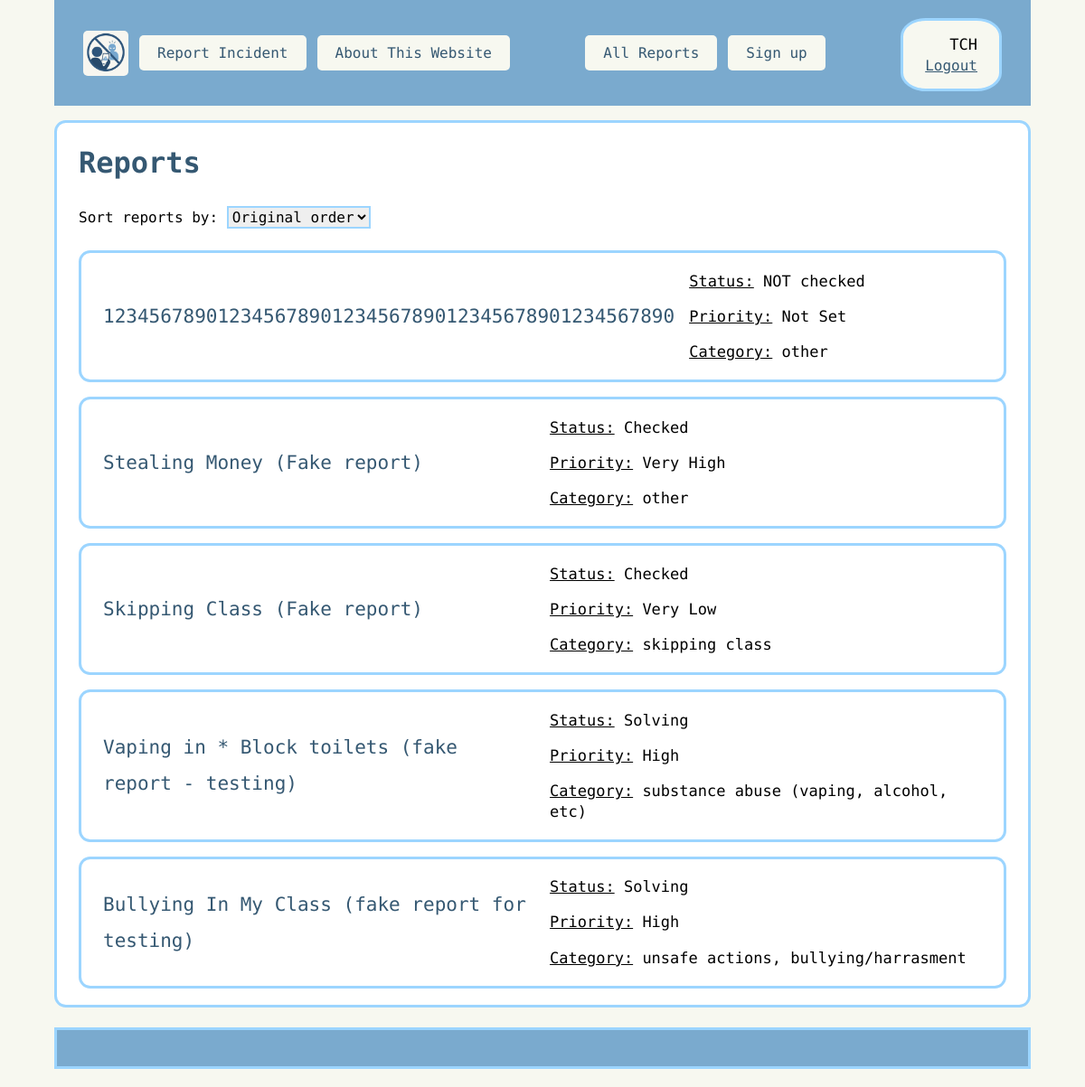
The page /view (signed in) on the database its author committed.
### routes.py (models this page shows, shortened)
class User(UserMixin, db.Model):
    __tablename__ = "User"
    user_id = db.Column(db.Integer, primary_key=True)
    user_name = db.Column(db.String, nullable=False, unique=True)
    password = db.Column(db.String, nullable=False )
    teacher_code = db.Column(db.String, nullable=False, unique=True)
    admin = db.Column(db.Integer, nullable=False, default=0)

class Reports(db.Model):
    __tablename__ = "Reports"
    report_id = db.Column(db.Integer, primary_key=True)
    report_title = db.Column(db.String, nullable=False)
    report_detail = db.Column(db.String, nullable=False)
    report_time = db.Column(db.String, nullable=False)
    status_id = db.Column(db.Integer, db.ForeignKey("Status.status_id"), nullable=True)
    status = db.relationship("Status", backref="reports")
    priority_id = db.Column(db.Integer, db.ForeignKey("Priority.priority_id"), nullable=True)
    priority = db.relationship("Priority", backref="reports")
    types = db.relationship("Type", secondary=Report_Type, backref="reports")

class Status(db.Model):
    __tablename__ = "Status"
    status_id = db.Column(db.Integer, primary_key=True)
    status = db.Column(db.String, nullable=False)

class Priority(db.Model):
    __tablename__ = "Priority"
    priority_id = db.Column(db.Integer, primary_key=True)
    priority = db.Column(db.String, nullable=False)

class Type(db.Model):
    __tablename__ = "Type"
    type_id = db.Column(db.Integer, primary_key=True)
    type = db.Column(db.String, nullable=False)

### routes.py (the view)
@app.route("/view", methods=["GET"])
@login_required # only be accessed if the user is logged in
def view():
    sort = request.args.get("sort", "original") # check how the user wants to sort
    if sort == "status":
        reports = Reports.query.join(Status).order_by(Status.status_id.desc()).all()
    elif sort == "type":
        reports = Reports.query.join(Reports.types).order_by(Type.type.asc()).all()
    elif sort == "priority":
        reports = Reports.query.join(Priority).order_by(Priority.priority_id.desc()).all()
    else:
        reports = Reports.query.order_by(Reports.report_id.desc()).all()
    status = Status.query.all()
    types = Type.query.all()
    priority = Priority.query.all()
    return render_template(
        "view.html", reports=reports, status=status, types=types, sort=sort, priority=priority
    )

### routes.py (called while the page is built)
@login_manager.user_loader
def load_user(user_id): # look for user based on user_id
    return User.query.get(user_id)

### templates/view.html (shortened to what this page needs)
{% extends "layout.html" %}
{% block content %}
<div class="words">
    <div class="block">
        <h1>Reports</h1>
        <div class="sorting">
            <form method="get" action="/view" id="sortForm">
                <label for="sort">Sort reports by:</label>
                <select id="sort" name="sort" onchange="this.form.submit()">
                    <option value="original" {% if sort == 'original' %}selected{% endif %}>Original order</option>
                </select>
            </form>
        </div>
        {% for report in reports %}
            <div class="reports">
                <a href="http://127.0.0.1:5000/edit/{{ report.report_id }}" class="report_name">{{ report.report_title }}</a>
                <div class="right_info">
                    <p>
                    <u>Status:</u>
                    {% if report.status %}
                        {{ report.status.status }}
                    {% else %}
                        No status
                    {% endif %}
                    </p>
                    <p>
                    <u>Priority:</u>
                    {% if report.priority %}
                        {{ report.priority.priority }}
                    {% else %}
                        No priority set
                    {% endif %}
                    </p>
                    <p>
                    <u>Category:</u>
                    {% if report.types %}
                        {% for t in report.types %}
                            {{ t.type }}{% if not loop.last %}, {% endif %}
                        {% endfor %}
                    {% else %}
                        No type
                    {% endif %}
                    </p>
                </div>
            </div>
        {% endfor %}
    </div>
</div>
{% endblock %}

### templates/layout.html (shortened to what this page needs)
<!DOCTYPE html>
<html lang="en">
<head>
    <link rel="stylesheet" href="../static/style.css">
</head>
<body>
    <header>{% include "header.html" %}</header>
    <main>
        {% block content %}
        {% endblock %}
    </main>
    <footer>{% include "footer.html" %}</footer>
</body>
</html>

### templates/header.html
<nav>
    <div class="nav-left">
        <a href="http://127.0.0.1:5000/" class="link"><img class="logo" src="/static/images/Logo.png" alt="Logo" ></a>
        <a href="http://127.0.0.1:5000/" class="h_link">Report Incident</a>
        <a href="http://127.0.0.1:5000/about" class="h_link">About This Website</a>
    </div>
    {% if current_user.is_authenticated %}
        <div class="nav-right">
            <a href="http://127.0.0.1:5000/view" class="h_link">All Reports</a>
            {% if current_user.admin == 1 %}
            <a href="http://127.0.0.1:5000/signup" class="h_link">Sign up</a>
            {% endif %}
        </div>
        <div class="user_info">
            <p>{{ current_user.teacher_code }}</p>
            <a href="{{ url_for('logout') }}" class="link" >Logout</a>
        </div>
    {% elif  not current_user.is_authenticated %}
        <a href="{{ url_for('login') }}" class="h_link">teacher login</a>
    {% endif %}
</nav>

### static/style.css (style rules this page uses)
html, body { font-family: "Victor Mono", monospace; margin-top: 0px; margin-bottom: 0px; }
h1 { color: #355872; }
a { color: #355872; }
p { font-size: 17px; }
.report_name { color: #355872; text-decoration: none; font-size: 21px; }
.words { display: grid; align-items: center; gap: 1rem; border: 3px solid #9CD5FF; background-color: white; border-radius: 0.8rem; margin-top: 1rem; margin-bottom: 1rem; padding: 0.15rem 1.5rem; overflow-wrap: break-word; line-height:2.5rem; }
.logo { width: auto; height: 50px; vertical-align: middle; border-radius: 5px; }
header { background-color: #7AAACE; position: sticky; top: 0; padding: 1rem 2rem; }
header nav { display: flex; align-items: center; justify-content: space-between; gap: 1rem; flex-wrap: wrap; }
.nav-right { display: flex; align-items: center; gap: 0.75rem; flex-wrap: wrap; }
.nav-left { display: flex; align-items: center; gap: 0.75rem; flex-wrap: wrap; }
.h_link { background-color: #F7F8F0; padding: 10px 20px; border-radius: 5px; text-decoration: none; color: #355872; }
.user_info { display: flex; flex-direction: column; align-items: flex-end; gap: 0.25rem; margin-top: 0.25rem; border: 3px solid #9CD5FF; padding: 1rem 1.5rem; background-color: #F7F8F0; border-radius: 25%; }
.user_info p { margin: 0; }
body { background-color: #F7F8F0; margin-left: 5%; margin-right: 5%; }
.reports { display: grid; grid-template-columns: 1fr 1fr; align-items: center; gap: 1rem; border: 3px solid #9CD5FF; background-color: white; border-radius: 0.8rem; margin-top: 1rem; margin-bottom: 1rem; padding: 0.15rem 1.5rem; overflow-wrap: break-word; }
.right_info { margin-right: 1rem; line-height: 1.4rem; min-width: 0; overflow-wrap: anywhere; }
.sorting { margin-bottom: 1rem; }
.sorting select { border: 2px solid #9CD5FF; font: inherit; }
footer { margin-top: 2%; border: 3px solid #9CD5FF; text-align: center; font-family: "Victor Mono", monospace; padding: 20px; margin-bottom: 20px; background-color: #7AAACE; }

### rows shown on the page
User: teacher_code "TCH"
Reports: report_title "12345678901234567890123456789012345678901234567890", status.status "NOT checked", priority.priority "Not Set"
Type: type "other"
Reports: report_title "Stealing Money (Fake report)", status.status "Checked", priority.priority "Very High"
Reports: report_title "Skipping Class (Fake report)", status.status "Checked", priority.priority "Very Low"
Type: type "skipping class"
Reports: report_title "Vaping in * Block toilets (fake report - testing)", status.status "Solving", priority.priority "High"
Type: type "substance abuse (vaping, alcohol, etc)"
Reports: report_title "Bullying In My Class (fake report for testing)", status.status "Solving", priority.priority "High"
Type: type "unsafe actions"
Type: type "bullying/harrasment"
